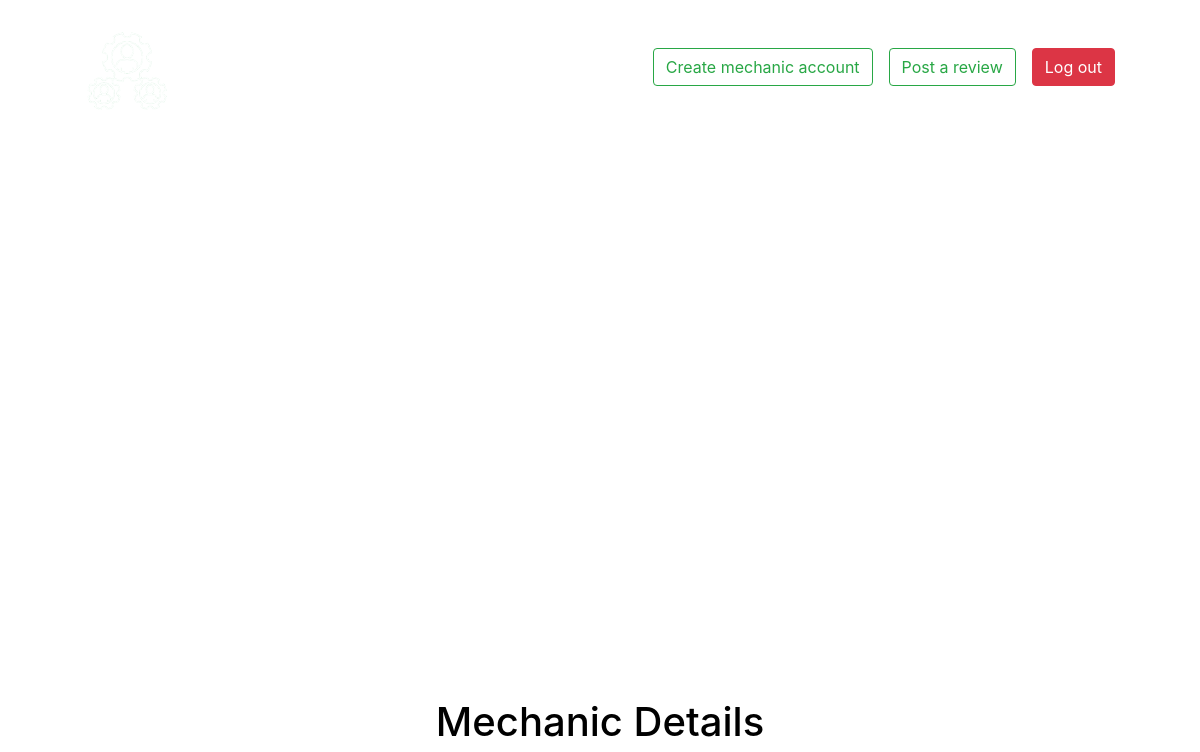
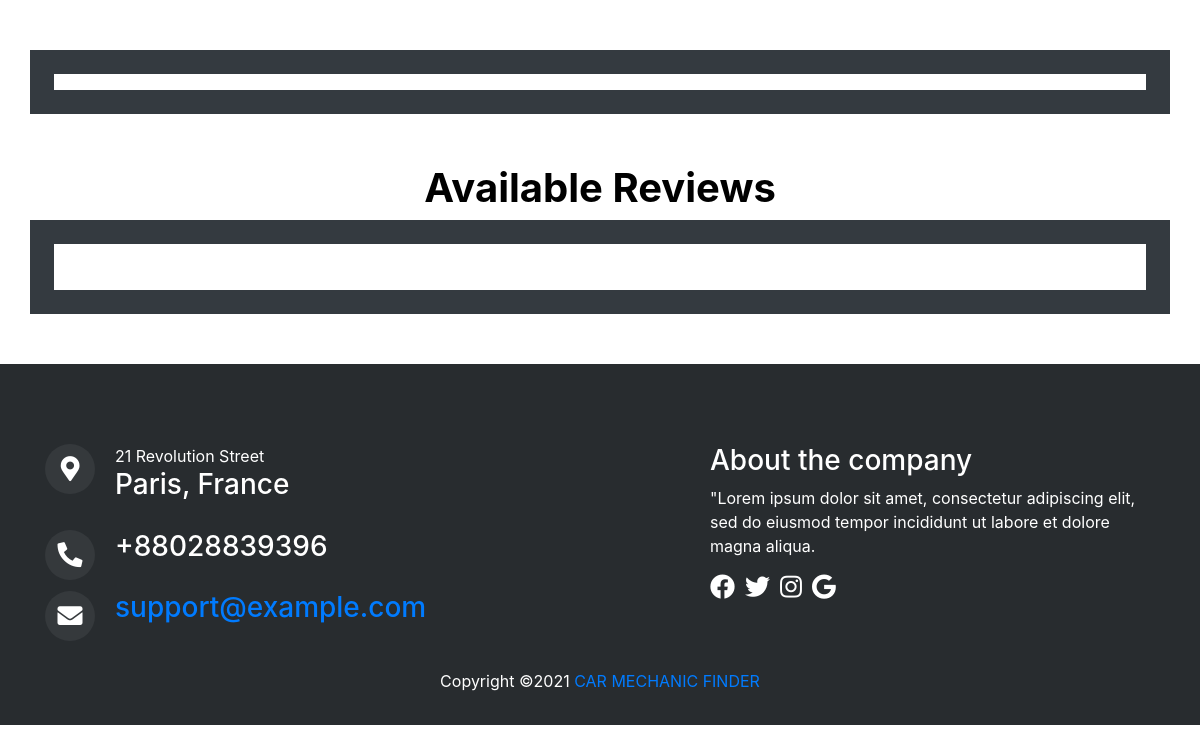
Before: /mechanicDetails.php?id=Under the Hood (signed in) with the older database file (2 pictures, top to bottom).
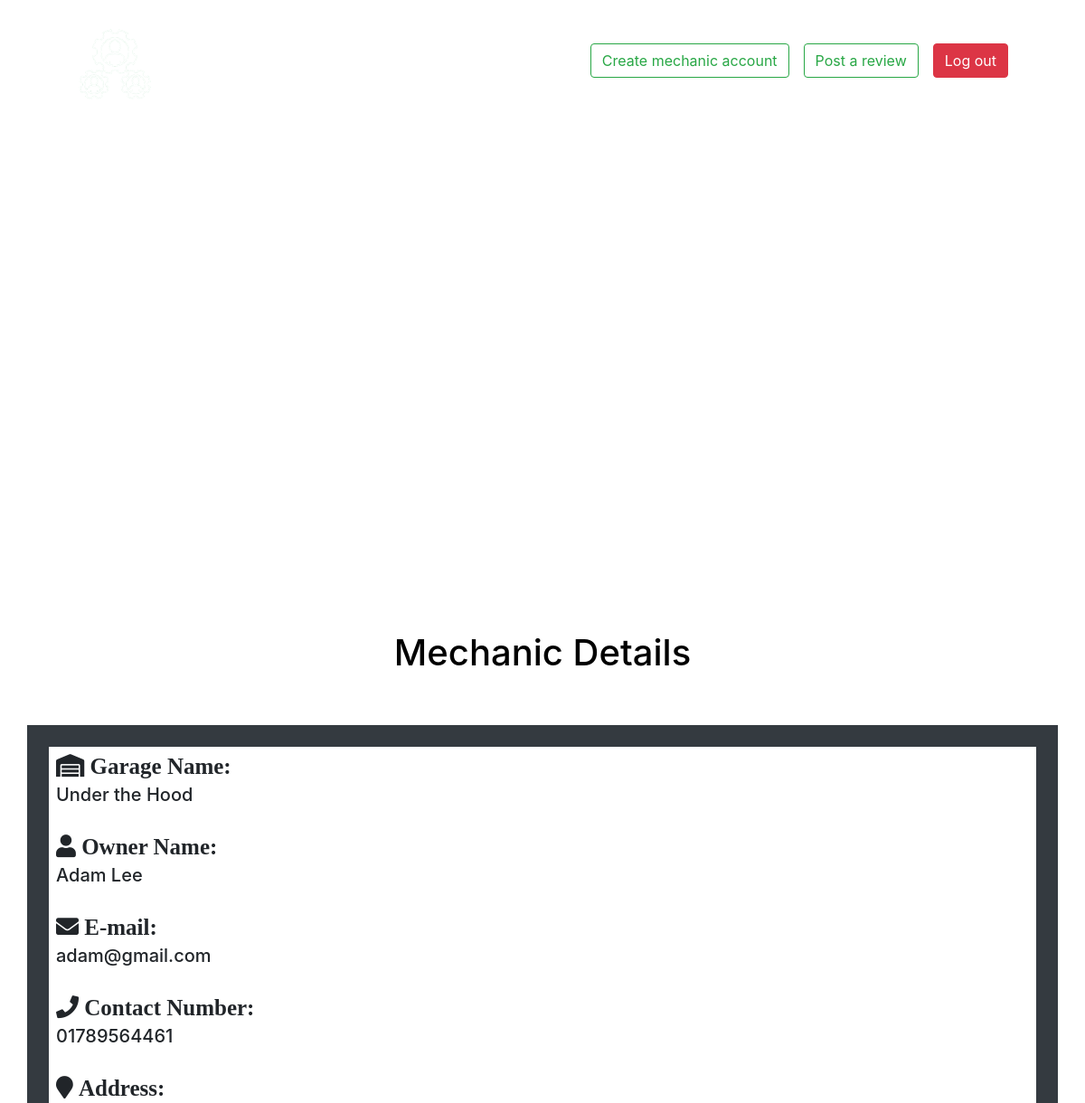
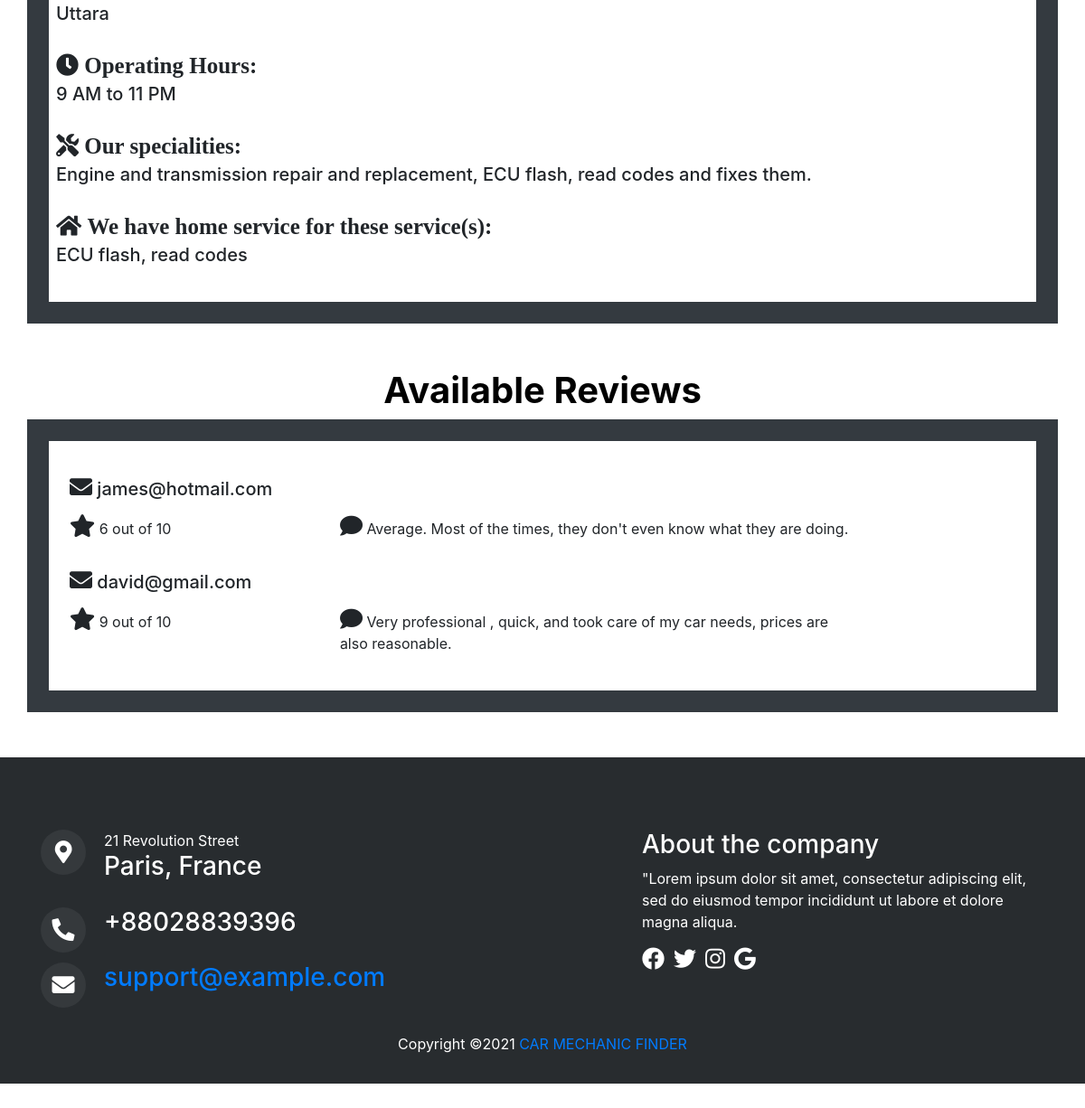
After: the same page with the newer database file (2 pictures, top to bottom).
### tables this page shows
CREATE TABLE `mechanics` (
  `id` int(11) NOT NULL,
  `ownerName` varchar(50) NOT NULL,
  `garageName` varchar(100) NOT NULL,
  `email` varchar(50) NOT NULL,
  `phone` varchar(11) NOT NULL,
  `address` varchar(200) NOT NULL,
  `operatingHours` varchar(20) NOT NULL,
  `speciality` varchar(500) NOT NULL,
  `home_services` varchar(500) DEFAULT NULL
);

CREATE TABLE `review` (
  `id` int(11) NOT NULL,
  `shopName` varchar(500) NOT NULL,
  `experience` varchar(1000) NOT NULL,
  `rating` int(2) NOT NULL,
  `author` varchar(100) NOT NULL
);

### mechanicDetails.php (the view, shortened to what this page needs)
<?php
$garage_name = $_GET['id'];
?>
<!DOCTYPE html>
<html lang="en">
<head>
    <link rel="stylesheet" href="https://maxcdn.bootstrapcdn.com/bootstrap/4.0.0/css/bootstrap.min.css">
    <link rel="stylesheet" href="OtherPages/assets/css/style.css">
    <link rel="stylesheet" href="https://cdnjs.cloudflare.com/ajax/libs/font-awesome/5.15.4/css/all.min.css" />
</head>
<body>
    <header>
        <div class="container">
             <nav class="navbar navbar-light">
                <nav class="navbar navbar-expand-lg navbar-dark bg-light w-100">
                    <a class="navbar-brand" href="home.php"> <img src="OtherPages/assets/images/logo-100.png" alt=""></a>
                    <div class="collapse navbar-collapse" id="navbarSupportedContent">
                      <ul class="navbar-nav ml-auto">
                      <li class="nav-item active">
                          <a class="nav-link" href="home.php">Home <span class="sr-only">(current)</span></a>
                        </li>
                        <li class="nav-item">
                          <a class="nav-link" href="privacy&policy.php">Privacy & Policy</a>
                        </li>
                        <li class="nav-item">
                          <a class="nav-link" href="contact.php">Contact Us</a>
                        </li>
                        <li class="nav-item">
                            <a class="nav-link button" href="mechanicRegistration.php">
                            <button class="btn btn-outline-success my-2 my-sm-0 text-center m-auto w-100 ml-2" type="submit">Create mechanic account</button></a>
                        </li>
                        <li class="nav-item">
                            <a class="nav-link button" href="postReview.php">
                            <button class="btn btn-outline-success my-2 my-sm-0 text-center m-auto w-100 ml-2" type="submit">Post a review</button></a>
                        </li>
                        <li class="nav-item">
                            <a class="nav-link button" href="logout.php">
                            <button class="btn btn-danger my-2 my-sm-0 text-center m-auto w-100 ml-2" type="submit">Log out</button></a>
                        </li>
                      </ul>
                    </div>
                  </nav>
            </nav>
        </div>
    </header>
     <section id="hero">
        <video width="100%" autoplay muted loop id="myVideo">
            <source src="OtherPages/rain.mp4" type="video/mp4">
            </video>
    </section>
    <section>
        <h1 class="align-center">Mechanic Details</h1><br><br>
                <div class="container bg-dark p-4">
                    <div class="d-flex justify-content-center">
                        <div class="col-md-12 align-items-center bg-white p-2 p-top-10">
                                    <?php
                                    $conn = new mysqli("localhost", "root", "", "mechanic_finder");
                                    $query = "SELECT * FROM `mechanics` where garageName = '$garage_name'";
                                    $result = $conn->query($query);
                                    if ($result->num_rows > 0) {
                                        while ($row = $result->fetch_assoc()) {
                                            $ownerName = $row["ownerName"];
                                            $garageName = $row["garageName"];
                                            $email = $row["email"];
                                            $phone = $row["phone"];
                                            $address = $row["address"];
                                            $operatingHours = $row["operatingHours"];
                                            $speciality = $row["speciality"];
                                            $home_services = $row["home_services"];
                                    echo "<div class='descript_wrap white-bg'>
                                                    <div>
                                                        <h3 class='fa fa-warehouse'> Garage Name:</h3>
                                                        <h5>{$garageName}</h5><br>
                                                    </div>
                                                    <div>
                                                        <h3 class='fa fa-user'> Owner Name:</h3>
                                                        <h5>{$ownerName}</h5><br>
                                                    </div>
                                                    <div>
                                                        <h3 class='fa fa-envelope'> E-mail:</h3>
                                                        <h5>{$email}</h5><br>
                                                    </div>
                                                    <div>
                                                        <h3 class='fa fa-phone'> Contact Number:</h3>
                                                        <h5>{$phone}</h5><br>
                                                    </div>
                                                    <div>
                                                        <h3 class='fa fa-map-marker'> Address:</h3>
                                                        <h5>{$address}</h5><br>
                                                    </div>
                                                    <div>
                                                        <h3 class='fa fa-clock'> Operating Hours:</h3>
                                                        <h5>{$operatingHours}</h5><br>
                                                    </div>
                                                    <div>
                                                        <h3 class='fa fa-tools'> Our specialities:</h3>
                                                        <h5>{$speciality}</h5><br>
                                                    </div>
                                                    <div>
                                                        <h3 class='fa fa-home'> We have home service for these service(s):</h3>
                                                        <h5>{$home_services}</h5><br>
                                                    </div>
                                                </div>
                                            ";
                                            }
                                        }
                                    ?>
                    </div>
                </div>
            </div>
            <?php
include_once 'database.php';
$result1 = mysqli_query($conn,"SELECT * FROM review where shopName = '$garage_name'");
?>
    <section>
    <h1 class="align-center font-cond-b fg-text-d lts-md fs-300 fs-300-xs no-mg" contenteditable="false">Available Reviews</h1>
            <div class="container bg-dark p-4">
                <div class="d-flex justify-content-center">
                    <div class="col-md-12 align-items-center bg-white p-2 p-top-10">
                    <div class="container">
        <div class="mgb-40 padb-30 auto-invert line-b-4 align-center">
        </div>
        <div class="row  d-flex flex-row">
                <?php
                while($row = mysqli_fetch_array($result1)) {
                ?>
                            <div class="col-md-12 mb-3 jobs_conetent">
                                <div class="row">
                                    <div class="col-md-12 mb-2">
                                    <h5> <i class="fa fa-envelope" aria-hidden="true"></i> <?php echo $row["author"];?></h5>
                                    </div>
                                    <div class="col-md-12">
                                        <div class="row">
                                            <div class="col-md-10">
                                                <div class="row">
                                                    <div class="col-md-4"> <p><i class="fa fa-star" aria-hidden="true"></i> <?php echo $row["rating"]; ?> out of 10 </p></div>
                                                    <div class="col-md-8"><p> <i class="fa fa-comment" aria-hidden="true"></i> <?php echo $row["experience"]; ?></p></div>
                                                </div>
                                            </div>
                                        </div>
                                    </div>
                                </div>
                            </div>
                <?php
                }
                ?>
        </div>
    </div>
                    </div>
                </div>
            </div>
    </section>
    <footer class="text-center text-lg-start">
        <div class="container">
            <div class="row top-footer">
                <div class="col-md-5">
                    <ul>
                        <li><div class="icons"><i class="fa fa-map-marker-alt"></i></div><div class="icon-text">21 Revolution Street<br><h3>Paris, France</h3></div></li>
                        <li>
                        <li><div class="icons"><i class="fa fa-phone-alt"></i></div><div class="icon-text"><h3>+88028839396</h3></div></li>
                        <li>
                        <li><div class="icons"><i class="fa fa-envelope"></i></div><div class="icon-text"><h3><a href="#">support@example.com</a></h3></div></li>
                    </ul>
                </div>
                <div class="col-md-5 offset-md-2 footer-right">
                    <h3>About the company</h3>
                    <p>"Lorem ipsum dolor sit amet, consectetur adipiscing elit, sed do eiusmod tempor incididunt ut labore et dolore magna aliqua.</p>
                    <ul>
                        <li><a href="#"><i class="fab fa-facebook"></i></a></li>
                        <li><a href="#"><i class="fab fa-twitter"></i></a></li>
                        <li><a href="#"><i class="fab fa-instagram"></i></a></li>
                        <li><a href="#"><i class="fab fa-google"></i></a></li>
                    </ul>
                </div>
            </div>
        </div>
        <div class="text-center p-3">
            <p>Copyright &copy;<script>document.write(new Date().getFullYear());</script> <a href="home.php">CAR MECHANIC FINDER</a></p>
        </div>
      </footer>
</body>
</html>

### OtherPages/assets/css/style.css (style rules this page uses)
body { margin: 0; }
header { background-color: transparent; width: 100%; position: absolute; left: 0; top: 0; z-index: 999; }
video { margin-top: -50px; }
.fa, .fab { font-size: 25px; }
h1 { color: #000!important; }
.icons { width: 50px; height: 50px; background-color: #35393C; border-radius: 50%; line-height: 50px; margin-right: 20px; float: left; }
.icon-text { overflow: hidden; text-align: left; }
.icons .fa { line-height: 50px; }
.button { margin-top: -8px; }
section { padding: 50px 0px; overflow: hidden; }
.nav-link { color: #fff!important; }
#hero { background-size: 100% 100%; height: 648px; background-repeat: no-repeat; background-position: center; padding: 0; }
.align-center { text-align: center; }
img { border: 0; }
.padb-30, .padb-30-all > * { padding-bottom: 30px; }
.mgb-40, .mgb-40-all > * { margin-bottom: 0; }
[class*="line-b"] { position: relative; border-color: #E6AF2A; }
.fg-text-d, .fg-hov-text-d:hover, .fg-active-text-d.active { color: #fff; }
.font-cond-b { font-weight: 700 !important; }
header .bg-light { background-color: transparent!important; }
footer { background-color: #282C2F; color: white; padding-top: 80px; }
footer ul { padding: 0; margin: 0; list-style: none; }
footer ul li { margin-bottom: 20px; }
footer .footer-right { text-align: left; }
footer .footer-right ul li { float: left; margin-right: 10px; }
footer .footer-right ul li a { color: white; }

Changed rows visible on the page:
added mechanics: garageName "Under the Hood", ownerName "Adam Lee", email "adam@gmail.com", phone "01789564461", address "Uttara", operatingHours "9 AM to 11 PM", speciality "Engine and transmission repair and replacement, ECU flash, read codes and fixes them.", home_services "ECU flash, read codes"
added review: author "james@hotmail.com", rating "6", experience "Average. Most of the times, they don't even know what they are doing."
added review: author "david@gmail.com", rating "9", experience "Very professional , quick, and took care of my car needs, prices are also reasonable."
